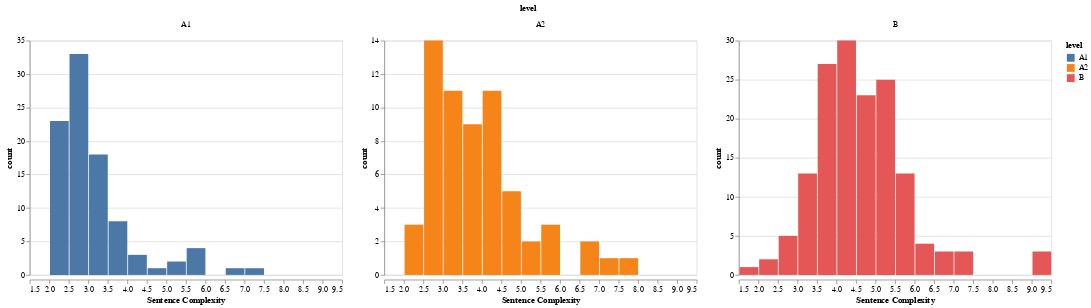

Notebook source saved alongside this figure:
### Markdown cell above
### Another plot suggested to Jungyuel - Let's not use this.

### Code cell
alt.Chart(level_depth_depparse_df, title = 'Sentence Complexity Distribution by Text Level').mark_bar(
            ).encode(x = alt.X('sentence_depth', title = 'Sentence Complexity', bin = alt.Bin(maxbins = 30)), y = alt.Y('count()', title = 'count'), color = 'level').facet('level').resolve_scale(y='independent')

### Figure 1 — Vega-Lite specification as saved in the notebook (floating-point values rounded to 4 significant figures; data arrays with more than 128 entries replaced by an {"elided": "..."} marker saying what was removed)
{"$schema": "https://vega.github.io/schema/vega-lite/v4.8.1.json", "config": {"view": {"continuousHeight": 300, "continuousWidth": 400}}, "data": {"name": "data-e31ab9ada014588d0ea1d6eab80ebb99"}, "datasets": {"data-e31ab9ada014588d0ea1d6eab80ebb99": {"elided": "308 records"}}, "facet": {"field": "level", "type": "nominal"}, "resolve": {"scale": {"y": "independent"}}, "spec": {"encoding": {"color": {"field": "level", "type": "nominal"}, "x": {"bin": {"maxbins": 30}, "field": "sentence_depth", "title": "Sentence Complexity", "type": "quantitative"}, "y": {"aggregate": "count", "title": "count", "type": "quantitative"}}, "mark": "bar", "title": "Sentence Complexity Distribution by Text Level"}}
